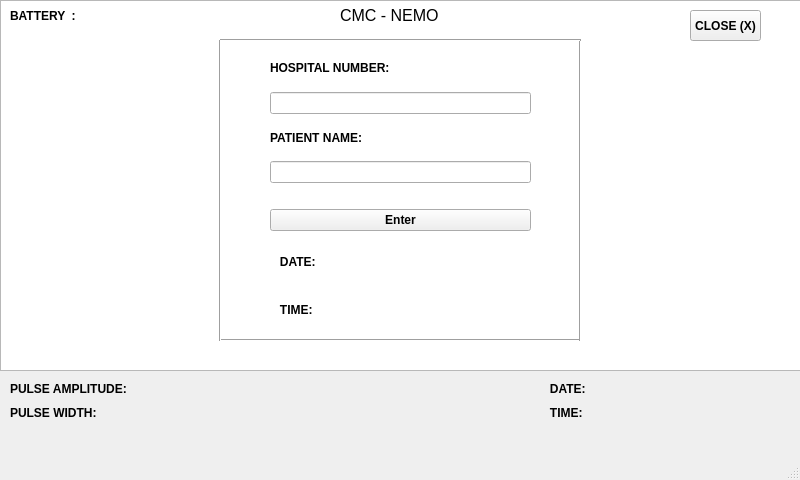
<?xml version="1.0" encoding="UTF-8"?>
<ui version="4.0">
 <class>MainWindow</class>
 <widget class="QMainWindow" name="MainWindow">
  <property name="geometry">
   <rect>
    <x>0</x>
    <y>0</y>
    <width>800</width>
    <height>480</height>
   </rect>
  </property>
  <property name="maximumSize">
   <size>
    <width>16777215</width>
    <height>16777215</height>
   </size>
  </property>
  <property name="windowTitle">
   <string>MainWindow</string>
  </property>
  <widget class="QWidget" name="centralwidget">
   <widget class="QLabel" name="label_3">
    <property name="geometry">
     <rect>
      <x>340</x>
      <y>0</y>
      <width>121</width>
      <height>31</height>
     </rect>
    </property>
    <property name="font">
     <font>
      <pointsize>12</pointsize>
     </font>
    </property>
    <property name="text">
     <string>CMC - NEMO</string>
    </property>
   </widget>
   <widget class="QWidget" name="verticalLayoutWidget">
    <property name="geometry">
     <rect>
      <x>270</x>
      <y>50</y>
      <width>261</width>
      <height>181</height>
     </rect>
    </property>
    <layout class="QVBoxLayout" name="verticalLayout">
     <item>
      <widget class="QLabel" name="label">
       <property name="font">
        <font>
         <weight>75</weight>
         <bold>true</bold>
        </font>
       </property>
       <property name="cursor">
        <cursorShape>ArrowCursor</cursorShape>
       </property>
       <property name="text">
        <string>HOSPITAL NUMBER:</string>
       </property>
      </widget>
     </item>
     <item>
      <widget class="QLineEdit" name="hospital_number"/>
     </item>
     <item>
      <widget class="QLabel" name="label_2">
       <property name="font">
        <font>
         <weight>75</weight>
         <bold>true</bold>
        </font>
       </property>
       <property name="text">
        <string>PATIENT NAME:</string>
       </property>
      </widget>
     </item>
     <item>
      <widget class="QLineEdit" name="patient_name"/>
     </item>
     <item>
      <spacer name="horizontalSpacer">
       <property name="orientation">
        <enum>Qt::Horizontal</enum>
       </property>
       <property name="sizeHint" stdset="0">
        <size>
         <width>40</width>
         <height>20</height>
        </size>
       </property>
      </spacer>
     </item>
     <item>
      <widget class="QPushButton" name="pushButton">
       <property name="font">
        <font>
         <weight>75</weight>
         <bold>true</bold>
        </font>
       </property>
       <property name="text">
        <string>Enter</string>
       </property>
      </widget>
     </item>
    </layout>
   </widget>
   <widget class="QGraphicsView" name="myplot">
    <property name="geometry">
     <rect>
      <x>0</x>
      <y>0</y>
      <width>801</width>
      <height>371</height>
     </rect>
    </property>
   </widget>
   <widget class="Line" name="line_3">
    <property name="geometry">
     <rect>
      <x>220</x>
      <y>330</y>
      <width>361</width>
      <height>20</height>
     </rect>
    </property>
    <property name="orientation">
     <enum>Qt::Horizontal</enum>
    </property>
   </widget>
   <widget class="QLabel" name="doneSig">
    <property name="geometry">
     <rect>
      <x>600</x>
      <y>50</y>
      <width>181</width>
      <height>21</height>
     </rect>
    </property>
    <property name="text">
     <string/>
    </property>
   </widget>
   <widget class="QWidget" name="verticalLayoutWidget_4">
    <property name="geometry">
     <rect>
      <x>270</x>
      <y>240</y>
      <width>111</width>
      <height>91</height>
     </rect>
    </property>
    <layout class="QVBoxLayout" name="verticalLayout_4">
     <item>
      <widget class="QLabel" name="dte">
       <property name="font">
        <font>
         <weight>75</weight>
         <bold>true</bold>
        </font>
       </property>
       <property name="text">
        <string>   DATE:</string>
       </property>
      </widget>
     </item>
     <item>
      <widget class="QLabel" name="tme">
       <property name="font">
        <font>
         <weight>75</weight>
         <bold>true</bold>
        </font>
       </property>
       <property name="text">
        <string>   TIME:</string>
       </property>
      </widget>
     </item>
    </layout>
   </widget>
   <widget class="QWidget" name="verticalLayoutWidget_5">
    <property name="geometry">
     <rect>
      <x>420</x>
      <y>240</y>
      <width>111</width>
      <height>91</height>
     </rect>
    </property>
    <layout class="QVBoxLayout" name="verticalLayout_5">
     <item>
      <widget class="QLabel" name="Dte">
       <property name="text">
        <string/>
       </property>
      </widget>
     </item>
     <item>
      <widget class="QLabel" name="Tme">
       <property name="text">
        <string/>
       </property>
      </widget>
     </item>
    </layout>
   </widget>
   <widget class="QWidget" name="verticalLayoutWidget_3">
    <property name="geometry">
     <rect>
      <x>10</x>
      <y>380</y>
      <width>161</width>
      <height>41</height>
     </rect>
    </property>
    <layout class="QVBoxLayout" name="verticalLayout_3">
     <item>
      <widget class="QLabel" name="pulAmpli">
       <property name="font">
        <font>
         <weight>75</weight>
         <bold>true</bold>
        </font>
       </property>
       <property name="text">
        <string>PULSE AMPLITUDE:</string>
       </property>
      </widget>
     </item>
     <item>
      <widget class="QLabel" name="pulWid">
       <property name="font">
        <font>
         <weight>75</weight>
         <bold>true</bold>
        </font>
       </property>
       <property name="text">
        <string>PULSE WIDTH:</string>
       </property>
      </widget>
     </item>
    </layout>
   </widget>
   <widget class="QWidget" name="verticalLayoutWidget_6">
    <property name="geometry">
     <rect>
      <x>200</x>
      <y>380</y>
      <width>161</width>
      <height>41</height>
     </rect>
    </property>
    <layout class="QVBoxLayout" name="verticalLayout_6">
     <item>
      <widget class="QLabel" name="pulAmp">
       <property name="text">
        <string/>
       </property>
      </widget>
     </item>
     <item>
      <widget class="QLabel" name="pulWidth">
       <property name="text">
        <string/>
       </property>
      </widget>
     </item>
    </layout>
   </widget>
   <widget class="QWidget" name="verticalLayoutWidget_7">
    <property name="geometry">
     <rect>
      <x>540</x>
      <y>380</y>
      <width>111</width>
      <height>41</height>
     </rect>
    </property>
    <layout class="QVBoxLayout" name="verticalLayout_7">
     <item>
      <widget class="QLabel" name="dte_2">
       <property name="font">
        <font>
         <weight>75</weight>
         <bold>true</bold>
        </font>
       </property>
       <property name="text">
        <string>   DATE:</string>
       </property>
      </widget>
     </item>
     <item>
      <widget class="QLabel" name="tme_2">
       <property name="font">
        <font>
         <weight>75</weight>
         <bold>true</bold>
        </font>
       </property>
       <property name="text">
        <string>   TIME:</string>
       </property>
      </widget>
     </item>
    </layout>
   </widget>
   <widget class="QWidget" name="verticalLayoutWidget_8">
    <property name="geometry">
     <rect>
      <x>680</x>
      <y>380</y>
      <width>111</width>
      <height>41</height>
     </rect>
    </property>
    <layout class="QVBoxLayout" name="verticalLayout_8">
     <item>
      <widget class="QLabel" name="Dte_2">
       <property name="text">
        <string/>
       </property>
      </widget>
     </item>
     <item>
      <widget class="QLabel" name="Tme_2">
       <property name="text">
        <string/>
       </property>
      </widget>
     </item>
    </layout>
   </widget>
   <widget class="Line" name="line">
    <property name="geometry">
     <rect>
      <x>210</x>
      <y>40</y>
      <width>20</width>
      <height>301</height>
     </rect>
    </property>
    <property name="orientation">
     <enum>Qt::Vertical</enum>
    </property>
   </widget>
   <widget class="Line" name="line_2">
    <property name="geometry">
     <rect>
      <x>570</x>
      <y>40</y>
      <width>20</width>
      <height>301</height>
     </rect>
    </property>
    <property name="orientation">
     <enum>Qt::Vertical</enum>
    </property>
   </widget>
   <widget class="Line" name="line_4">
    <property name="geometry">
     <rect>
      <x>220</x>
      <y>30</y>
      <width>361</width>
      <height>20</height>
     </rect>
    </property>
    <property name="orientation">
     <enum>Qt::Horizontal</enum>
    </property>
   </widget>
   <widget class="QLabel" name="Amplitude">
    <property name="geometry">
     <rect>
      <x>600</x>
      <y>80</y>
      <width>161</width>
      <height>41</height>
     </rect>
    </property>
    <property name="text">
     <string/>
    </property>
   </widget>
   <widget class="QLabel" name="batt_perc">
    <property name="geometry">
     <rect>
      <x>10</x>
      <y>0</y>
      <width>121</width>
      <height>31</height>
     </rect>
    </property>
    <property name="font">
     <font>
      <weight>75</weight>
      <bold>true</bold>
     </font>
    </property>
    <property name="text">
     <string>BATTERY  : </string>
    </property>
   </widget>
   <widget class="QToolButton" name="closeButton">
    <property name="geometry">
     <rect>
      <x>690</x>
      <y>10</y>
      <width>71</width>
      <height>31</height>
     </rect>
    </property>
    <property name="font">
     <font>
      <weight>75</weight>
      <bold>true</bold>
     </font>
    </property>
    <property name="text">
     <string>CLOSE (X)</string>
    </property>
   </widget>
   <zorder>myplot</zorder>
   <zorder>label_3</zorder>
   <zorder>verticalLayoutWidget</zorder>
   <zorder>line_3</zorder>
   <zorder>verticalLayoutWidget_4</zorder>
   <zorder>verticalLayoutWidget_5</zorder>
   <zorder>doneSig</zorder>
   <zorder>verticalLayoutWidget_3</zorder>
   <zorder>verticalLayoutWidget_6</zorder>
   <zorder>verticalLayoutWidget_7</zorder>
   <zorder>verticalLayoutWidget_8</zorder>
   <zorder>line</zorder>
   <zorder>line_2</zorder>
   <zorder>line_4</zorder>
   <zorder>Amplitude</zorder>
   <zorder>batt_perc</zorder>
   <zorder>closeButton</zorder>
  </widget>
  <widget class="QMenuBar" name="menubar">
   <property name="geometry">
    <rect>
     <x>0</x>
     <y>0</y>
     <width>800</width>
     <height>26</height>
    </rect>
   </property>
  </widget>
  <widget class="QStatusBar" name="statusbar"/>
 </widget>
 <resources/>
 <connections/>
</ui>
